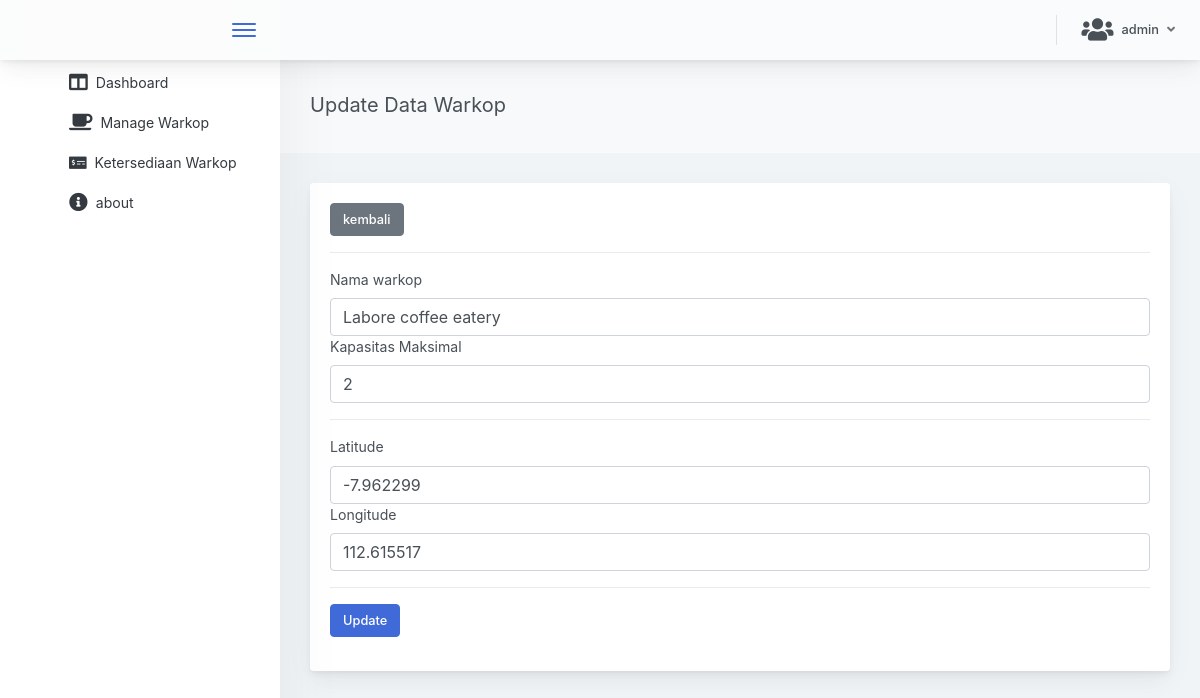
Page /admin/updatewarkop.php?id=16 (signed in) on the committed database.
### tables this page shows
CREATE TABLE `data_location` (
  `id` int(11) NOT NULL,
  `nama` varchar(255) NOT NULL,
  `max_cap` int(100) NOT NULL,
  `curr_cap` int(100) NOT NULL DEFAULT '0',
  `lat` float(10,6) NOT NULL,
  `lon` float(10,6) NOT NULL,
  `last_update` datetime NOT NULL DEFAULT CURRENT_TIMESTAMP
);

### admin/updatewarkop.php (the view, shortened to what this page needs)
<html lang="en">
<head>
    <link rel="stylesheet" href="https://use.fontawesome.com/releases/v5.3.1/css/all.css">
    <link href="css/main.87c0748b313a1dda75f5.css" rel="stylesheet">
    <link rel="stylesheet" href="css/animate.min.css">
</head>
<body>
    <div class="app-container app-theme-white body-tabs-shadow fixed-header fixed-sidebar">
        <div class="app-header header-shadow">
            <div class="app-header__logo">
                <div class="app-header__logo scrollbar-container ps">
                </div>
                <div class="header__pane ml-auto">
                    <div>
                        <button type="button" class="hamburger close-sidebar-btn hamburger--elastic" data-class="closed-sidebar">
                            <span class="hamburger-box">
                                <span class="hamburger-inner"></span>
                            </span>
                        </button>
                    </div>
                </div>
            </div>
            <div class="app-header__content">
                <div class="app-header-right">
                    <div class="header-btn-lg pr-0">
                        <div class="widget-content p-0">
                            <div class="widget-content-wrapper">
                                <div class="widget-content-left">
                                    <div class="btn-group">
                                        <a data-toggle="dropdown" aria-haspopup="true" aria-expanded="false" class="p-0 btn">
                                            <div class="d-flex justify-content-center align-items-center">
                                                <i class="fas fa-users fa-2x mr-2"></i>
                                                <?= $_SESSION['username'] ?>
                                                <i class="fa fa-angle-down ml-2 opacity-8"></i>
                                            </div>
                                        </a>
                                    </div>
                                </div>
                            </div>
                        </div>
                    </div>
                </div>
            </div>
        </div>
        <div class="app-main">
            <div class="app-sidebar sidebar-shadow">
                <div class="scrollbar-sidebar">
                    <div class="app-sidebar__inner">
                        <ul class="vertical-nav-menu">
                            <li>
                                <a href="dashboard.php">
                                    <i class="fas fa-columns fa-lg mr-2"></i>Dashboard
                                </a>
                            </li>
                            <li>
                                <a href="daftarwarkop.php">
                                    <i class="fas fa-coffee fa-lg mr-2"></i>Manage Warkop
                                </a>
                            </li>
                            <li>
                                <a href="ketersediaan.php">
                                    <i class="fas fa-money-check-alt mr-2"></i>Ketersediaan Warkop
                                </a>
                            </li>
                            <li>
                                <a href="about.php">
                                    <i class="fas fa-info-circle fa-lg mr-2"></i>about
                                </a>
                            </li>
                        </ul>
                    </div>
                </div>
            </div>
            <div class="app-main__outer">
                <div class="animated slideInLeft">
                    <div class="app-main__inner">
                        <div class="app-page-title">
                            <div class="page-title-wrapper">
                                <div class="page-title-heading">
                                    <div>Update Data Warkop
                                        <div class="page-title-subheading">
                                        </div>
                                    </div>
                                </div>
                            </div>
                        </div>
                        <div class="main-card mb-3 card">
                            <div class="card-body">
                                <button onclick="kembali()" class="btn btn-secondary">kembali</button>
                                <div class="divider"></div>
                                <form action="aksi_update.php" method="POST" enctype="multipart/form-data">
                                    <?php
                                    include 'koneksi.php';
                                    $id = $_GET['id'];
                                    $sql = "SELECT * FROM data_location where id = $id";
                                    $hasil = $koneksi->query($sql);
                                    while ($warkop = $hasil->fetch_assoc()) { ?>
                                        <label for="nama" class="">Nama warkop</label>
                                        <input name="nama" type="text" class="form-control" value="<?= $warkop['nama'] ?>">
                                        <label for="max_cap" class="">Kapasitas Maksimal</label>
                                        <input name="max_cap" type="text" class="form-control" value="<?= $warkop['max_cap'] ?>">
                                        <div class="divider"></div>
                                        <label for="lat" class="">Latitude</label>
                                        <input name="lat" type="text" class="form-control" value="<?= $warkop['lat'] ?>">
                                        <label for="lon" class="">Longitude</label>
                                        <input name="lon" type="text" class="form-control" value="<?= $warkop['lon'] ?>">
                                    <?php } ?>
                                    <div class="divider"></div>
                                    <button type="submit" class="btn btn-primary" name="insert">Update</button>
                                </form>
                            </div>
                        </div>
                    </div>
                </div>
            </div>
            <link rel="stylesheet" href="https://cdn.datatables.net/responsive/2.2.2/js/responsive.bootstrap4.js">
</body>
</html>

### rows in the picture
data_location: nama "Labore coffee eatery", max_cap "2", lat "-7.962299", lon "112.615517"

### other values in the picture
$_SESSION['username'] "admin"
